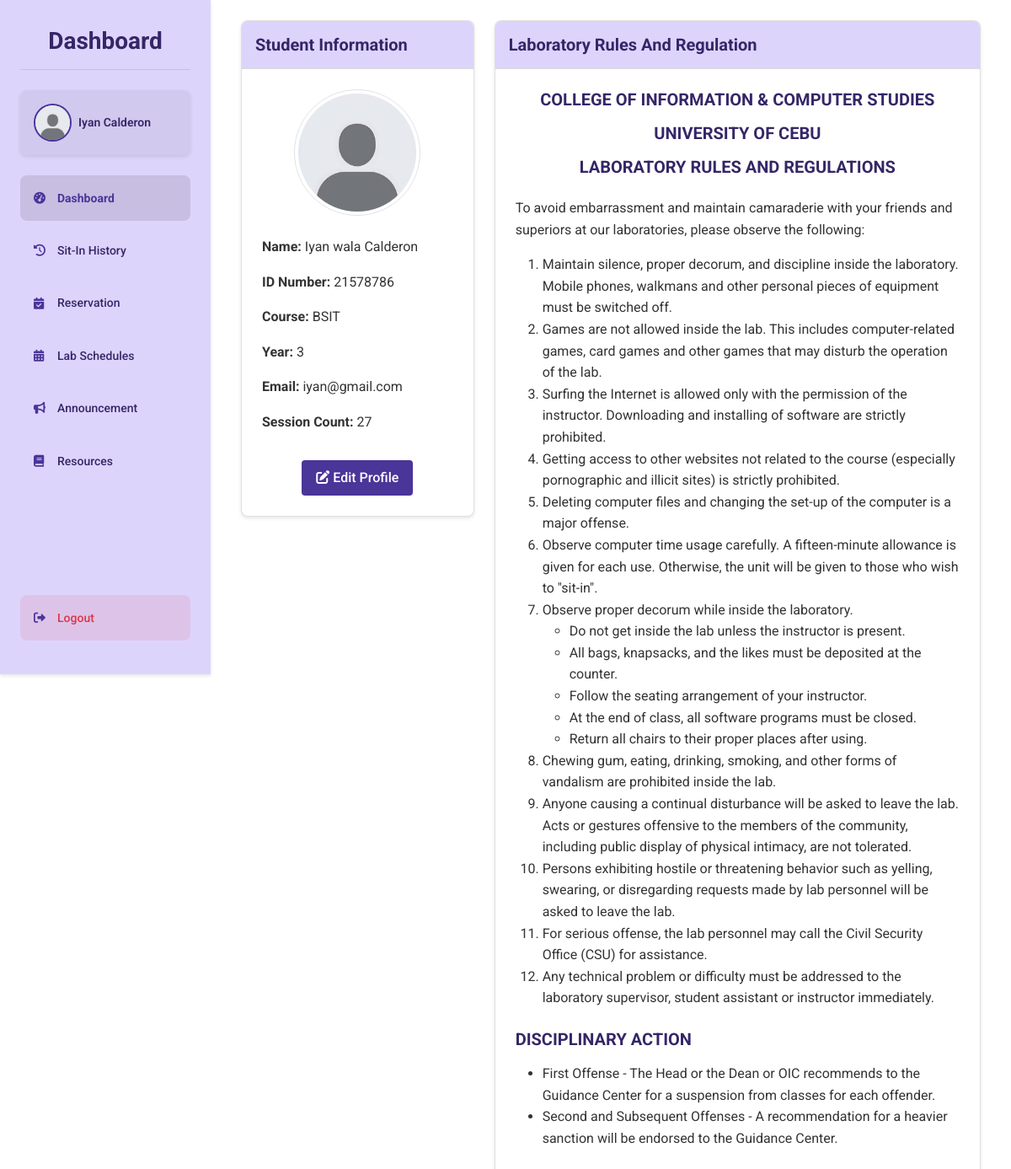
The app's page /student/dashboard (signed in), older data.
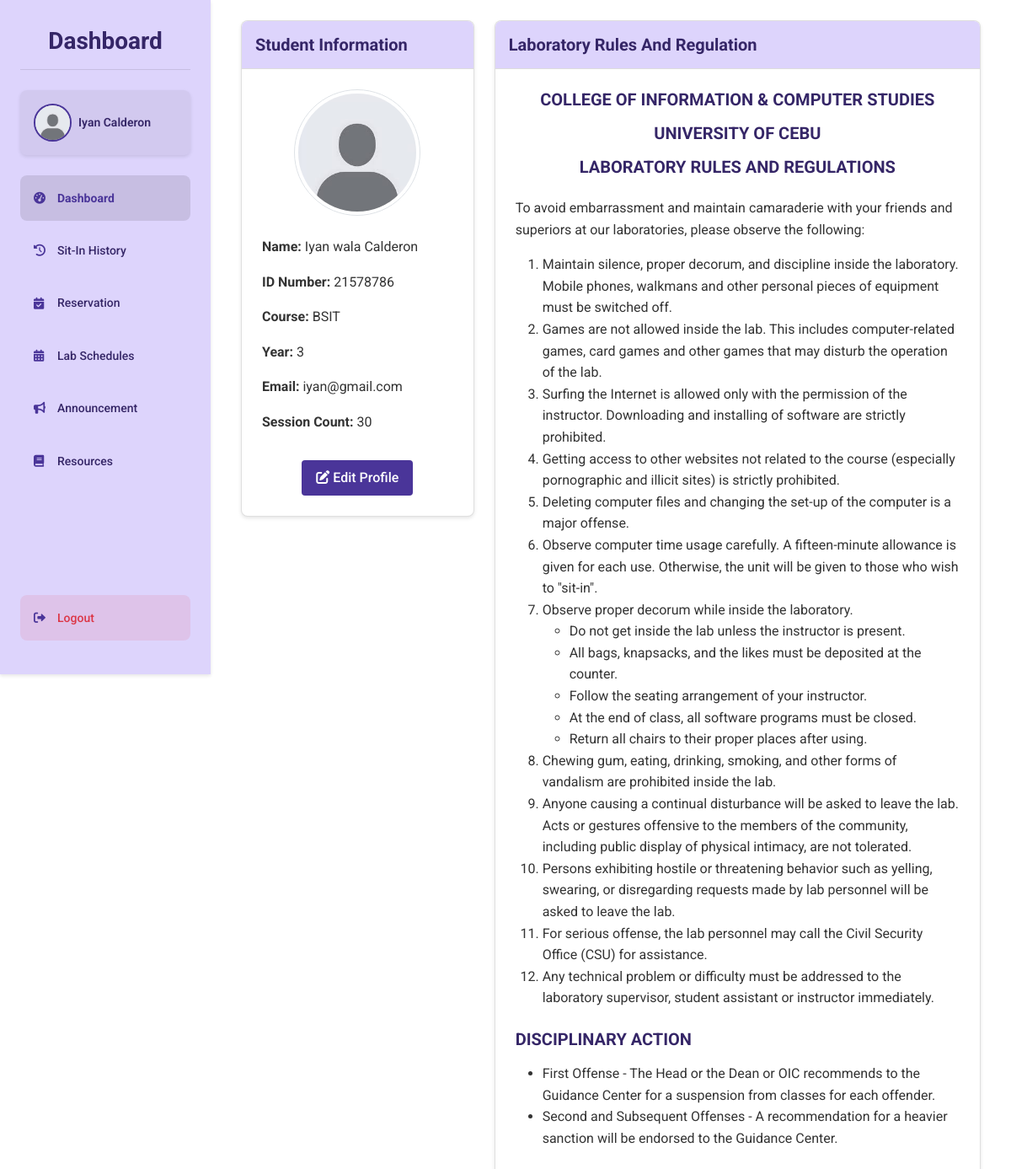
The same page, newer data.
### tables this page shows
CREATE TABLE students ( 
idno TEXT PRIMARY KEY,
lastname TEXT NOT NULL,
firstname TEXT NOT NULL,
midname TEXT,
course TEXT NOT NULL,
year_level INTEGER NOT NULL,
email_address TEXT NOT NULL,
username TEXT NOT NULL CHECK (username = idno),
password TEXT NOT NULL,
profile_picture TEXT DEFAULT NULL,
session_count INTEGER DEFAULT 30
, reward_points INTEGER DEFAULT 0, reward_redeemable INTEGER DEFAULT 0, sit_in_count INTEGER DEFAULT 0);

### routes/student_routes.py (the view, shortened to what this page needs)
@student_bp.route('/dashboard')
def dashboard():
    if session.get('user_type') != 'student':
        session.clear()
        return redirect(url_for('auth.login'))
    student = get_student_by_id(session['user_id'])
    conn = get_connection()
    cursor = conn.cursor()
    cursor.execute("""
        SELECT sir.*, c.pc_number as computer_number
        FROM sit_in_records sir
        LEFT JOIN computers c ON sir.lab = c.lab_room AND sir.computer_number = c.pc_number
        WHERE sir.id_number = ? AND sir.logout_time IS NULL
        ORDER BY sir.login_time DESC
        LIMIT 1
    """, (session['user_id'],))
    sit_in = cursor.fetchone()
    cursor.execute("""
        SELECT * FROM computer_reservation_requests
        WHERE student_id = ? AND status IN ('pending', 'approved')
        ORDER BY date, time_in
    """, (session['user_id'],))
    reservations = cursor.fetchall()
    conn.close()
    active_sit_in = None
    pending_reservations = []
    announcements = get_announcements()
    return render_template('dashboard.html',
                         student=student,
                         active_sit_in=active_sit_in,
                         pending_reservations=pending_reservations,
                         announcements=announcements[0:3] if announcements else [])

### app.py (called while the page is built)
@app.after_request
def add_header(response):
    if 'Cache-Control' not in response.headers:
        response.headers['Cache-Control'] = 'no-store, no-cache, must-revalidate, post-check=0, pre-check=0, max-age=0'
        response.headers['Pragma'] = 'no-cache'
        response.headers['Expires'] = '-1'
    return response

### dbhelper.py (called while the page is built)
def get_student_by_id(idno):
    conn = get_connection()
    cursor = conn.cursor()
    cursor.execute("SELECT * FROM students WHERE idno = ?", (idno,))
    student = cursor.fetchone()
    conn.close()
    return student

def get_announcements():
    conn = get_connection()
    cursor = conn.cursor()
    cursor.execute("SELECT * FROM announcements ORDER BY created_at DESC")
    announcements = cursor.fetchall()
    conn.close()
    return announcements

### templates/dashboard.html (shortened to what this page needs)
{% extends "base.html" %}
{% block content %}
<div class="dashboard-container">
    <div class="sidebar">
        <h1 class="dashboard-title">Dashboard</h1>
        <div class="profile">
            {% if student['profile_picture'] %}
                <img src="{{ url_for('static', filename=student['profile_picture']) }}" alt="Profile" class="profile-pic">
            {% else %}
                <img src="{{ url_for('static', filename='default-avatar.jpg') }}" alt="Profile" class="profile-pic">
            {% endif %}
            <span class="profile-name">{{ student['firstname'] }} {{ student['lastname'] }}</span>
        </div>
        <a href="{{ url_for('student.dashboard') }}" class="menu-btn active">
            <i class="fas fa-tachometer-alt"></i> Dashboard
        </a>
        <a href="{{ url_for('student.sit_in_history') }}" class="menu-btn">
            <i class="fas fa-history"></i> Sit-In History
        </a>
        <a href="{{ url_for('student.reserve') }}" class="menu-btn">
            <i class="fas fa-calendar-check"></i> Reservation
        </a>
        <a href="{{ url_for('student.lab_schedules') }}" class="menu-btn">
            <i class="fas fa-calendar-alt"></i> Lab Schedules
        </a>
        <a href="{{ url_for('student.announcements') }}" class="menu-btn">
            <i class="fas fa-bullhorn"></i> Announcement
        </a>
        <a href="{{ url_for('student.resources') }}" class="menu-btn">
            <i class="fas fa-book"></i> Resources
        </a>
        <a href="{{ url_for('auth.logout') }}" class="menu-btn logout-btn">
            <i class="fas fa-sign-out-alt"></i> Logout
        </a>
    </div>
    <div class="main-content">
        <div class="container-fluid">
            <div class="row">
                <div class="col-lg-4">
                    <div class="card mb-4">
                        <div class="card-header">
                            <h3 class="card-title">Student Information</h3>
                        </div>
                        <div class="card-body text-center">
                            <div class="mb-4">
                                {% if student['profile_picture'] %}
                                    <img src="{{ url_for('static', filename=student['profile_picture']) }}" alt="Profile Picture" class="img-thumbnail rounded-circle" style="width: 150px; height: 150px; object-fit: cover;">
                                {% else %}
                                    <img src="{{ url_for('static', filename='default-avatar.jpg') }}" alt="Default Profile Picture" class="img-thumbnail rounded-circle" style="width: 150px; height: 150px; object-fit: cover;">
                                {% endif %}
                            </div>
                            <div class="student-details text-start">
                                <p><strong>Name:</strong> {{ student['firstname'] }}{% if student['midname'] %} {{ student['midname'] }}{% endif %} {{ student['lastname'] }}</p>
                                <p><strong>ID Number:</strong> {{ student['idno'] }}</p>
                                <p><strong>Course:</strong> {{ student['course'] }}</p>
                                <p><strong>Year:</strong> {{ student['year_level'] }}</p>
                                <p><strong>Email:</strong> {{ student['email_address'] }}</p>
                                <p><strong>Session Count:</strong> {{ student['session_count'] if student['session_count'] else 0 }}</p>
                            </div>
                            <button class="btn btn-primary mt-3" onclick="openModal()">
                                <i class="fas fa-edit"></i> Edit Profile
                            </button>
                        </div>
                    </div>
                </div>
                <div class="col-lg-8">
                    <div class="card">
                        <div class="card-header">
                            <h3 class="card-title">Laboratory Rules And Regulation</h3>
                        </div>
                        <div class="card-body">
                            <div class="text-center mb-4">
                                <h4>COLLEGE OF INFORMATION & COMPUTER STUDIES</h4>
                                <h4>UNIVERSITY OF CEBU</h4>
                                <h4>LABORATORY RULES AND REGULATIONS</h4>
                            </div>
                            <p>To avoid embarrassment and maintain camaraderie with your friends and superiors at our laboratories, please observe the following:</p>
                            <ol class="mb-4">
                                <li>Maintain silence, proper decorum, and discipline inside the laboratory. Mobile phones, walkmans and other personal pieces of equipment must be switched off.</li>
                                <li>Games are not allowed inside the lab. This includes computer-related games, card games and other games that may disturb the operation of the lab.</li>
                                <li>Surfing the Internet is allowed only with the permission of the instructor. Downloading and installing of software are strictly prohibited.</li>
                                <li>Getting access to other websites not related to the course (especially pornographic and illicit sites) is strictly prohibited.</li>
                                <li>Deleting computer files and changing the set-up of the computer is a major offense.</li>
                                <li>Observe computer time usage carefully. A fifteen-minute allowance is given for each use. Otherwise, the unit will be given to those who wish to "sit-in".</li>
                                <li>Observe proper decorum while inside the laboratory.
                                    <ul>
                                        <li>Do not get inside the lab unless the instructor is present.</li>
                                        <li>All bags, knapsacks, and the likes must be deposited at the counter.</li>
                                        <li>Follow the seating arrangement of your instructor.</li>
                                        <li>At the end of class, all software programs must be closed.</li>
                                        <li>Return all chairs to their proper places after using.</li>
                                    </ul>
                                </li>
                                <li>Chewing gum, eating, drinking, smoking, and other forms of vandalism are prohibited inside the lab.</li>
                                <li>Anyone causing a continual disturbance will be asked to leave the lab. Acts or gestures offensive to the members of the community, including public display of physical intimacy, are not tolerated.</li>
                                <li>Persons exhibiting hostile or threatening behavior such as yelling, swearing, or disregarding requests made by lab personnel will be asked to leave the lab.</li>
                                <li>For serious offense, the lab personnel may call the Civil Security Office (CSU) for assistance.</li>
                                <li>Any technical problem or difficulty must be addressed to the laboratory supervisor, student assistant or instructor immediately.</li>
                            </ol>
                            <div class="disciplinary-action">
                                <h4>DISCIPLINARY ACTION</h4>
                                <ul>
                                    <li>First Offense - The Head or the Dean or OIC recommends to the Guidance Center for a suspension from classes for each offender.</li>
                                    <li>Second and Subsequent Offenses - A recommendation for a heavier sanction will be endorsed to the Guidance Center.</li>
                                </ul>
                            </div>
                        </div>
                    </div>
                </div>
            </div>
        </div>
    </div>
</div>
{% endblock %}

### templates/base.html (shortened to what this page needs)
<!DOCTYPE html>
<html lang="en">
<head>
  <link href="https://cdn.jsdelivr.net/npm/bootstrap@5.1.3/dist/css/bootstrap.min.css" rel="stylesheet">
  <link rel="stylesheet" href="https://cdnjs.cloudflare.com/ajax/libs/font-awesome/6.0.0/css/all.min.css">
  <link rel="stylesheet" href="{{ url_for('static', filename='css/styles.css') }}">
</head>
<body>
  {% block content %}{% endblock %}
</body>
</html>

### static/css/styles.css (style rules this page uses)
:root { --primary: #4a3599; --primary-light: #ddd4fc; --primary-dark: #352667; --secondary: #6c63ff; --accent: #7f6df2; --text-dark: #333333; --text-medium: #555555; --text-light: #777777; --white: #ffffff; --light-gray: #f5f5f5; --mid-gray: #e0e0e0; --border-color: #dddddd; --success: #28a745; --danger: #dc3545; --warning: #ffc107; --info: #17a2b8; --font-family: 'Roboto', Arial, sans-serif; --h1-size: 2rem; --h2-size: 1.75rem; --h3-size: 1.5rem; --h4-size: 1.25rem; --body-size: 1rem; --small-size: 0.875rem; --space-xs: 0.25rem; --space-sm: 0.5rem; --space-md: 1rem; --space-lg: 1.5rem; --space-xl: 2rem; --radius-sm: 4px; --radius-md: 8px; --radius-lg: 15px; --shadow-sm: 0 2px 4px rgba(0, 0, 0, 0.1); --shadow-md: 0 4px 8px rgba(0, 0, 0, 0.1); --shadow-lg: 0 8px 16px rgba(0, 0, 0, 0.1); }
* { margin: 0; padding: 0; box-sizing: border-box; }
body { font-family: var(--font-family); color: var(--text-dark); background-color: var(--light-gray); line-height: 1.6; font-size: var(--body-size); }
a { color: var(--primary); text-decoration: none; transition: color 0.3s ease; }
h1, h2, h3, h4, h5, h6 { font-weight: 700; line-height: 1.2; margin-bottom: var(--space-md); color: var(--primary-dark); }
h1 { font-size: var(--h1-size); }
h3 { font-size: var(--h3-size); }
h4 { font-size: var(--h4-size); }
.dashboard-container { width: 100%; min-height: 100vh; display: flex; background-color: var(--white); overflow: hidden; padding-left: 250px; position: relative; }
.main-content { flex: 1; padding: var(--space-lg); overflow-y: auto; width: calc(100% - 250px); }
.sidebar { width: 250px; background-color: #DDD4FC; padding: var(--space-xl) var(--space-lg); display: flex; flex-direction: column; height: 100vh; position: fixed; left: 0; top: 0; z-index: 1000; box-shadow: var(--shadow-sm); transition: transform 0.3s ease; }
.dashboard-title { color: var(--primary-dark); font-size: var(--h2-size); font-weight: bold; padding-bottom: var(--space-md); margin-bottom: var(--space-lg); border-bottom: 1px solid rgba(0, 0, 0, 0.1); text-align: center; }
.profile { display: flex; align-items: center; gap: var(--space-sm); background-color: rgba(0, 0, 0, 0.05); padding: var(--space-md); border-radius: var(--radius-md); box-shadow: var(--shadow-sm); margin-bottom: var(--space-lg); }
.profile-pic { width: 45px; height: 45px; border-radius: 50%; object-fit: cover; border: 2px solid var(--primary); }
.profile-name { font-size: var(--small-size); font-weight: 600; color: var(--primary-dark); }
.menu-btn { background-color: transparent; border: none; padding: var(--space-md); border-radius: var(--radius-md); font-size: var(--small-size); font-weight: 500; text-align: left; cursor: pointer; transition: all 0.2s ease; color: var(--primary-dark); text-decoration: none; display: flex; align-items: center; gap: var(--space-sm); margin-bottom: var(--space-sm); }
.menu-btn.active { background-color: rgba(0, 0, 0, 0.1); font-weight: bold; color: var(--primary); }
.menu-btn i { width: 20px; color: var(--primary); }
.logout-btn { margin-top: auto; background-color: rgba(220, 53, 69, 0.1); color: var(--danger); }
.btn { display: inline-block; font-weight: 500; text-align: center; white-space: nowrap; vertical-align: middle; user-select: none; border: 1px solid transparent; padding: var(--space-sm) var(--space-md); font-size: var(--body-size); line-height: 1.5; border-radius: var(--radius-sm); transition: all 0.3s ease; cursor: pointer; }
.btn-primary { background-color: var(--primary); color: var(--white); }
.card { background-color: var(--white); border-radius: var(--radius-md); box-shadow: var(--shadow-sm); overflow: hidden; margin-bottom: var(--space-lg); }
.card-header { padding: var(--space-md); background-color: var(--primary-light); border-bottom: 1px solid var(--border-color); }
.card-title { margin: 0; color: var(--primary-dark); font-size: var(--h4-size); }
.card-body { padding: var(--space-lg); }

Row changes from the older to the newer data that the page shows:
changed students "Iyan": session_count "27" → "30"
